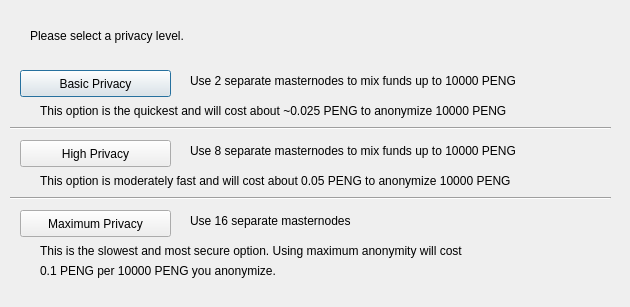
<?xml version="1.0" encoding="UTF-8"?>
<ui version="4.0">
 <class>ObfuscationConfig</class>
 <widget class="QDialog" name="ObfuscationConfig">
  <property name="geometry">
   <rect>
    <x>0</x>
    <y>0</y>
    <width>630</width>
    <height>307</height>
   </rect>
  </property>
  <property name="windowTitle">
   <string>Configure Obfuscation</string>
  </property>
  <widget class="QPushButton" name="buttonBasic">
   <property name="geometry">
    <rect>
     <x>20</x>
     <y>70</y>
     <width>151</width>
     <height>27</height>
    </rect>
   </property>
   <property name="text">
    <string>Basic Privacy</string>
   </property>
  </widget>
  <widget class="QPushButton" name="buttonHigh">
   <property name="geometry">
    <rect>
     <x>20</x>
     <y>140</y>
     <width>151</width>
     <height>27</height>
    </rect>
   </property>
   <property name="text">
    <string>High Privacy</string>
   </property>
  </widget>
  <widget class="QPushButton" name="buttonMax">
   <property name="geometry">
    <rect>
     <x>20</x>
     <y>210</y>
     <width>151</width>
     <height>27</height>
    </rect>
   </property>
   <property name="text">
    <string>Maximum Privacy</string>
   </property>
  </widget>
  <widget class="QLabel" name="label">
   <property name="geometry">
    <rect>
     <x>30</x>
     <y>20</y>
     <width>571</width>
     <height>31</height>
    </rect>
   </property>
   <property name="text">
    <string>Please select a privacy level.</string>
   </property>
  </widget>
  <widget class="QLabel" name="label_2">
   <property name="geometry">
    <rect>
     <x>190</x>
     <y>70</y>
     <width>421</width>
     <height>21</height>
    </rect>
   </property>
   <property name="text">
    <string>Use 2 separate masternodes to mix funds up to 10000 PENG</string>
   </property>
  </widget>
  <widget class="QLabel" name="label_3">
   <property name="geometry">
    <rect>
     <x>190</x>
     <y>140</y>
     <width>411</width>
     <height>21</height>
    </rect>
   </property>
   <property name="text">
    <string>Use 8 separate masternodes to mix funds up to 10000 PENG</string>
   </property>
  </widget>
  <widget class="QLabel" name="label_4">
   <property name="geometry">
    <rect>
     <x>190</x>
     <y>210</y>
     <width>421</width>
     <height>21</height>
    </rect>
   </property>
   <property name="text">
    <string>Use 16 separate masternodes</string>
   </property>
  </widget>
  <widget class="QLabel" name="label_6">
   <property name="geometry">
    <rect>
     <x>40</x>
     <y>100</y>
     <width>561</width>
     <height>21</height>
    </rect>
   </property>
   <property name="text">
    <string>This option is the quickest and will cost about ~0.025 PENG to anonymize 10000 PENG</string>
   </property>
  </widget>
  <widget class="QLabel" name="label_7">
   <property name="geometry">
    <rect>
     <x>40</x>
     <y>170</y>
     <width>561</width>
     <height>21</height>
    </rect>
   </property>
   <property name="text">
    <string>This option is moderately fast and will cost about 0.05 PENG to anonymize 10000 PENG</string>
   </property>
  </widget>
  <widget class="QLabel" name="label_8">
   <property name="geometry">
    <rect>
     <x>40</x>
     <y>240</y>
     <width>561</width>
     <height>21</height>
    </rect>
   </property>
   <property name="text">
    <string>This is the slowest and most secure option. Using maximum anonymity will cost</string>
   </property>
  </widget>
  <widget class="QLabel" name="label_9">
   <property name="geometry">
    <rect>
     <x>40</x>
     <y>260</y>
     <width>561</width>
     <height>21</height>
    </rect>
   </property>
   <property name="text">
    <string>0.1 PENG per 10000 PENG you anonymize.</string>
   </property>
  </widget>
  <widget class="Line" name="line">
   <property name="geometry">
    <rect>
     <x>10</x>
     <y>120</y>
     <width>601</width>
     <height>16</height>
    </rect>
   </property>
   <property name="orientation">
    <enum>Qt::Horizontal</enum>
   </property>
  </widget>
  <widget class="Line" name="line_2">
   <property name="geometry">
    <rect>
     <x>10</x>
     <y>190</y>
     <width>601</width>
     <height>16</height>
    </rect>
   </property>
   <property name="orientation">
    <enum>Qt::Horizontal</enum>
   </property>
  </widget>
 </widget>
 <resources/>
 <connections/>
</ui>
